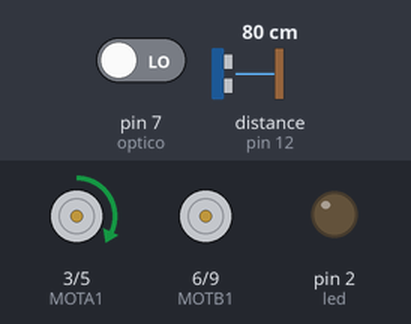
Bench run of a sketch on a simulated Arduino Uno, built with avr-gcc and run on an emulated ATmega328P. Shown: motor-driver pin pairs drawn as motors (green arrow = first pin HIGH = forward, orange = second pin HIGH = backward, longer = more drive), output pins drawn as LEDs (lit = HIGH). The inputs (shaded band) are chosen by the test bench; at power-on: distance to the obstacle (sensor on pin 12) 80 cm, pin 7 (optico) LOW. The echo pulse lasts 58.3 µs per cm; pins used as bus, display or sensor lines are not drawn.

Above: at 1.2 s.
1.3 s: distance to the obstacle (sensor on pin 12) set to 17 cm
2.8 s: distance to the obstacle (sensor on pin 12) set to 14 cm
At 3.3 s:
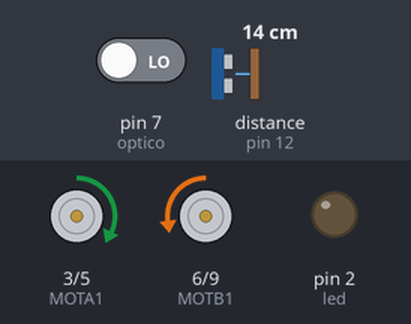
4.3 s: distance to the obstacle (sensor on pin 12) set to 52 cm
5.8 s: distance to the obstacle (sensor on pin 12) set to 59 cm
At 6.6 s:
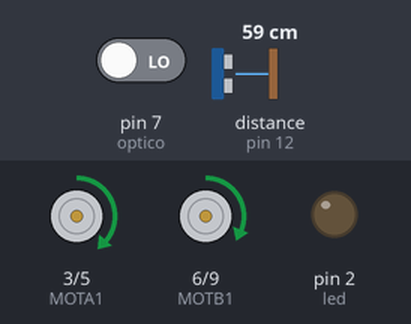
8.8 s: pin 7 (optico) driven HIGH
At 9.2 s:
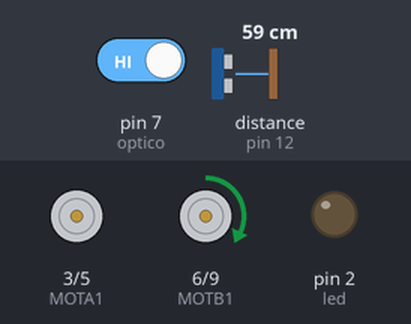
10.3 s: pin 7 (optico) driven LOW
At 11.4 s:
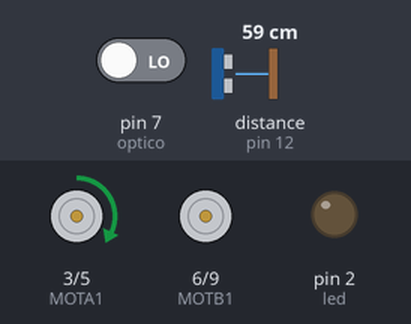
Timing chart, 0 to 12.8 s (numbered marks = the images above; inputs shaded):
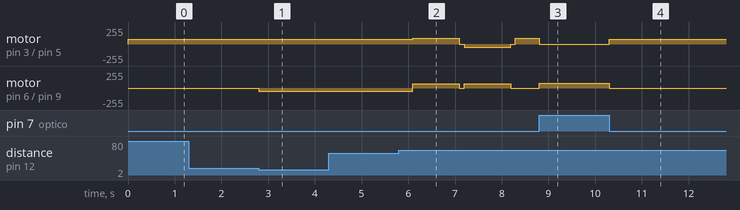

Measured:
- the behaviour switches between 16 and 15 cm on distance to the obstacle (sensor on pin 12) (found by bisection; images 0 and 1)
- the behaviour switches between 55 and 56 cm on distance to the obstacle (sensor on pin 12) (found by bisection; images 1 and 2)
- after the input at 1.3 s, every drawn part: stays the same
- after the input at 2.8 s, motor on pin 6 (MOTB1) / pin 9 (MOTB2): stopped → backward 50/255 at once
- after the input at 4.3 s, every drawn part: stays the same
- after the input at 5.8 s, motor on pin 3 (MOTA1) / pin 5 (MOTA2): forward 70/255 → forward 85/255 after 0.29 s, → stopped 1.0 s later, → backward 50/255 0.10 s later, → stopped 1.0 s later, … (5 changes in this stretch); motor on pin 6 (MOTB1) / pin 9 (MOTB2): alternates forward 65/255 for 1.0 s and stopped for 0.10 s, starting after 0.29 s
- after the input at 8.8 s, motor on pin 3 (MOTA1) / pin 5 (MOTA2): forward 85/255 → stopped at once; motor on pin 6 (MOTB1) / pin 9 (MOTB2): stopped → forward 70/255 at once
- after the input at 10.3 s, motor on pin 3 (MOTA1) / pin 5 (MOTA2): stopped → forward 70/255 at once; motor on pin 6 (MOTB1) / pin 9 (MOTB2): forward 70/255 → stopped at once

The sketch:

Projeto0.1.ino
```cpp
  /*
  ultima atualização dia 05/06/17 - VSSM -
  Metas para 06/06/17:
  .Corrigir defeitos no optico
  .Corrigir defeitos no desvio
  .Optimizar tempo de percurso
  .Corrigir possiveis bugs
*/

/*
Teoricamente o codigo ja ta pronto.
Falta só funcionar na pratica (ou seja, tudo).
*/

#include "Ultrasonic.h"
#define MOTA1 3
#define MOTA2 5
#define MOTB1 6
#define MOTB2 9
#define trig 11
#define echo 12
#define led 2
#define optico 7

/*o b ta girando mais rapido*/
Ultrasonic ultrasonic(11,12);

void setup() {
  // put your setup code here, to run once:
  pinMode(MOTA1, INPUT);
  pinMode(MOTA2, INPUT);
  pinMode(MOTB1, INPUT);
  pinMode(MOTB2, INPUT);
  //referentes ao ultrasson
  pinMode(echo, INPUT); // define o pino 12 como entrada (recebe)
  pinMode(trig, OUTPUT); // define o pino 11 como saida (envia)
  pinMode(led, OUTPUT);
  pinMode(optico, INPUT);
}

int distanciaUltra();
void acelerar(int velocidadeA, int velocidadeB);
void curva(int lado);
void parar();
void desvio(int distInicial, int lado);
int velo[2][2] = {{85, 70}, {70, 80}};
int modo = 0;

void loop() {

 // acelerar(velo[modo][0], velo[modo][1]);
  int linha = digitalRead(optico);
  if(linha == 1) //mudei o valor para 1, estava  0
  {
    acelerar(0, 70);
  }
  else if(linha == 0)
  {
    acelerar(70,0);
  }
  int dist = distanciaUltra();

  if(dist <= 15)
  {
    parar();
    desvio(dist, 0);
  }
}

int distanciaUltra()
{
    digitalWrite(trig, LOW);
    delayMicroseconds(2);
    digitalWrite(trig, HIGH);
    delayMicroseconds(10);
    digitalWrite(trig, LOW);
    int distancia = (ultrasonic.Ranging(CM));
    Serial.print("Distancia em CM: ");
    Serial.println(distancia);
    return distancia;
}

void acelerar(int velocidadeA, int velocidadeB)
{
  //Gira o Motor A no sentido horario
  analogWrite(MOTA1, velocidadeA);
  analogWrite(MOTA2, 0);

  //Gira o Motor B no sentido horario
  analogWrite(MOTB1, velocidadeB);
  analogWrite(MOTB2, 0);
}

void curva(int lado)
{
  //direita
  if(lado == 0)
  {
    analogWrite(MOTA1, 50);
    analogWrite(MOTA2, 0);

    analogWrite(MOTB1, 0);
    analogWrite(MOTB2, 50);
  } //Esquerda
  else if(lado == 1)
  {
    analogWrite(MOTA1, 0);
    analogWrite(MOTA2, 50);

    analogWrite(MOTB1, 50);
    analogWrite(MOTB2, 0);
  }
}

void parar()
{
  analogWrite(MOTA1, 255);
  analogWrite(MOTA2, 255);
  analogWrite(MOTB1, 255);
  analogWrite(MOTB2, 255);
}

/*direita 0 esquerda 1*/
void desvio(int distInicial, int lado)
{
  int dist = distInicial;
  int x = dist;
  int linha = 0;
  while(x/dist <= 3)
  {
    curva(0);
    x = distanciaUltra();
    delay(100);
  }

  delay(100);
  acelerar(85,65);
  delay(1000);

  parar();
  delay(100);


  curva(1);
  delay(1000);
  parar();
  delay(100);


  linha = digitalRead(optico);

  if(lado == 0)
  {
    //linha = digitalRead(optico);
   /*lembrar de mudar condição de parada para quando encontrar linha*/
    while(linha == 1){
    digitalWrite(led, HIGH);
    acelerar(70, 60);
    x = distanciaUltra();
    if(x <= 10)
      desvio(x, 0);
    linha = digitalRead(optico);
    }
  }
  else if(lado == 1)
  {
    /*lembrar de mudar condição de parada para quando econtrar linha*/
    while(linha == 1)
    {
      digitalWrite(led, HIGH);
      acelerar(70, 60);
      x = distanciaUltra();
      if(x <= 10)
        desvio(x, 1);

      linha = digitalRead(optico);
    }
  }

  digitalWrite(led, LOW);
}
```
